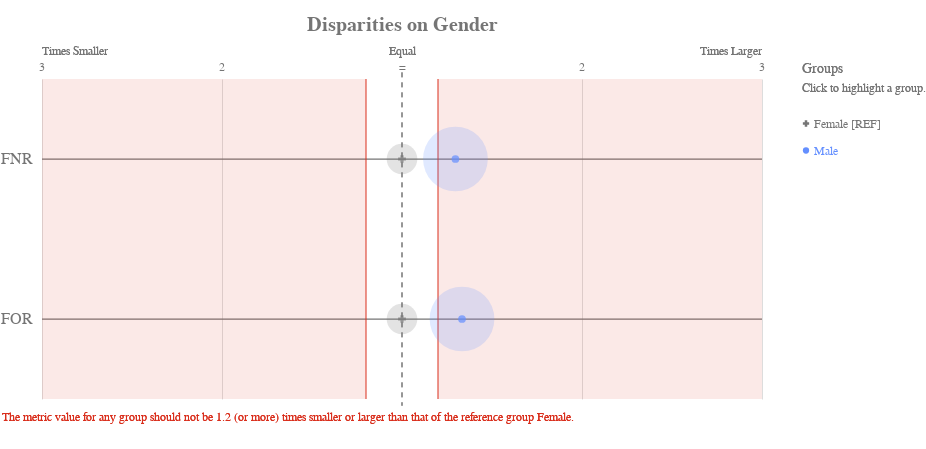

The notebook cell this image was saved under:
### Code cell
ap.disparity(dp, metrics, 'Gender', fairness_threshold = 1.2)

### Figure 1 — Vega-Lite specification as saved in the notebook (floating-point values rounded to 4 significant figures)
{"config": {"view": {"continuousWidth": 400, "continuousHeight": 300, "strokeWidth": 0}, "axisLeft": {"labelColor": "rgb(117,117,117)", "labelFont": "Arial", "labelFontSize": 16}, "title": {"align": "center", "baseline": "middle", "color": "rgb(117,117,117)", "font": "Arial", "fontSize": 20, "fontWeight": "bold"}}, "layer": [{"data": {"name": "data-05af7ed39badeaac951183c17429b6b8"}, "mark": {"type": "rule", "stroke": "rgb(117,117,117)", "strokeWidth": 1.25, "tooltip": ""}, "encoding": {"x": {"type": "quantitative", "field": "x", "scale": {"domain": [-2, 2], "range": [40.0, 760.0]}}, "x2": {"field": "x2"}, "y": {"type": "nominal", "axis": {"domain": false, "labelAngle": 0, "labelPadding": -30, "orient": "left", "ticks": false, "title": ""}, "field": "metric", "scale": {"domain": ["FNR", "FOR"], "range": [40.0, 360.0]}}}}, {"data": {"name": "data-79dd248bdaa0ea02c535240e8ad022c8"}, "mark": {"type": "rule", "stroke": "rgb(117,117,117)", "strokeDash": [5, 5], "strokeWidth": 1}, "encoding": {"tooltip": {"value": "Female [REF]"}, "x": {"value": 400.0}, "y": {"value": 33.33}, "y2": {"value": 366.7}}}, {"data": {"name": "data-c233327f4cd9b4c2df31bf8015c83e4a"}, "mark": {"type": "text", "align": "center", "color": "rgb(117,117,117)", "font": "Arial", "fontSize": 12, "fontWeight": "normal", "tooltip": ""}, "encoding": {"text": {"type": "nominal", "field": "label"}, "x": {"type": "quantitative", "field": "value", "scale": {"domain": [-2, 2], "range": [40.0, 760.0]}}, "y": {"value": 28.0}}}, {"layer": [{"mark": {"type": "text", "align": "left", "fill": "rgb(117,117,117)", "font": "Arial", "fontSize": 12, "fontWeight": "normal", "tooltip": ""}, "encoding": {"text": {"value": "Times Smaller"}, "x": {"value": 40.0}, "y": {"value": 12.0}}}, {"mark": {"type": "text", "align": "right", "fill": "rgb(117,117,117)", "font": "Arial", "fontSize": 12, "fontWeight": "normal", "tooltip": ""}, "encoding": {"text": {"value": "Times Larger"}, "x": {"value": 760.0}, "y": {"value": 12.0}}}, {"mark": {"type": "text", "align": "center", "fill": "rgb(117,117,117)", "font": "Arial", "fontSize": 12, "fontWeight": "normal", "tooltip": ""}, "encoding": {"text": {"value": "Equal"}, "x": {"value": 400.0}, "y": {"value": 12.0}}}], "data": {"name": "data-79dd248bdaa0ea02c535240e8ad022c8"}}, {"layer": [{"mark": {"type": "rule", "opacity": 0.8, "stroke": "rgb(217, 46, 28)", "strokeWidth": 1.25, "tooltip": ""}, "encoding": {"x": {"type": "quantitative", "field": "min", "scale": {"domain": [-2, 2], "range": [40.0, 760.0]}}, "y": {"value": 40.0}, "y2": {"value": 360.0}}}, {"mark": {"type": "rule", "opacity": 0.8, "stroke": "rgb(217, 46, 28)", "strokeWidth": 1.25, "tooltip": ""}, "encoding": {"x": {"type": "quantitative", "field": "max", "scale": {"domain": [-2, 2], "range": [40.0, 760.0]}}, "y": {"value": 40.0}, "y2": {"value": 360.0}}}, {"layer": [{"mark": {"type": "rect", "fill": "rgb(217, 46, 28)", "opacity": 0.1, "tooltip": ""}, "encoding": {"x": {"type": "quantitative", "field": "min", "scale": {"domain": [-2, 2], "range": [40.0, 760.0]}}, "x2": {"field": "lower_end"}, "y": {"value": 40.0}, "y2": {"value": 360.0}}}, {"mark": {"type": "rect", "fill": "rgb(217, 46, 28)", "opacity": 0.1, "tooltip": ""}, "encoding": {"x": {"type": "quantitative", "field": "max", "scale": {"domain": [-2, 2], "range": [40.0, 760.0]}}, "x2": {"field": "upper_end"}, "y": {"value": 40.0}, "y2": {"value": 360.0}}}]}, {"data": {"name": "data-79dd248bdaa0ea02c535240e8ad022c8"}, "mark": {"type": "text", "align": "left", "baseline": "top", "fill": "rgb(217, 46, 28)", "font": "Arial", "fontSize": 12, "fontWeight": "normal", "tooltip": ""}, "encoding": {"text": {"value": "The metric value for any group should not be 1.2 (or more) times smaller or larger than that of the reference group Female."}, "x": {"value": 0}, "y": {"value": 373.3}}}], "data": {"name": "data-25f3550964acc203f87c85ed125cfad2"}}, {"layer": [{"mark": "circle"}, {"data": {"name": "data-8be275fb494f560d9a414dd0b9322163"}, "mark": {"type": "circle", "opacity": 0.2}, "encoding": {"color": {"condition": {"type": "nominal", "field": "attribute_value", "legend": null, "scale": {"domain": ["Female", "Male"], "range": ["rgb(117,117,117)", "rgb(100, 143, 255)", "rgb(254, 97, 0)", "rgb(220, 38, 127)", "rgb(255, 176, 0)", "rgb(120, 94, 240)"]}, "selection": "selector019"}, "value": "rgb(224,224,224)"}, "size": {"type": "quantitative", "field": "group_size", "legend": null, "scale": {"domain": [0, 602.4], "range": [0, 5027.0]}}, "tooltip": [{"type": "nominal", "field": "attribute_value", "title": "Group"}, {"type": "nominal", "field": "tooltip_group_size", "title": "Group Size"}, {"type": "nominal", "field": "tooltip_disparity_explanation_fnr", "title": "Disparity"}, {"type": "quantitative", "field": "fnr", "format": ".2f", "title": "FNR"}], "x": {"type": "quantitative", "axis": {"domain": false, "labels": false, "ticks": false, "title": null, "values": [1, 2, -2, -1]}, "field": "fnr_disparity_scaled", "scale": {"domain": [-2, 2], "range": [40.0, 760.0]}}, "y": {"type": "nominal", "axis": {"domain": false, "grid": false, "labels": false, "ticks": false, "title": " "}, "field": "metric_variable", "scale": {"domain": ["FNR", "FOR"], "range": [40.0, 360.0]}}}, "selection": {"selector021": {"type": "multi", "empty": "all", "fields": ["attribute_value"]}}, "transform": [{"calculate": "'FNR'", "as": "metric_variable"}]}, {"data": {"name": "data-8be275fb494f560d9a414dd0b9322163"}, "mark": {"type": "circle", "opacity": 0.2}, "encoding": {"color": {"condition": {"type": "nominal", "field": "attribute_value", "legend": null, "scale": {"domain": ["Female", "Male"], "range": ["rgb(117,117,117)", "rgb(100, 143, 255)", "rgb(254, 97, 0)", "rgb(220, 38, 127)", "rgb(255, 176, 0)", "rgb(120, 94, 240)"]}, "selection": "selector019"}, "value": "rgb(224,224,224)"}, "size": {"type": "quantitative", "field": "group_size", "legend": null, "scale": {"domain": [0, 602.4], "range": [0, 5027.0]}}, "tooltip": [{"type": "nominal", "field": "attribute_value", "title": "Group"}, {"type": "nominal", "field": "tooltip_group_size", "title": "Group Size"}, {"type": "nominal", "field": "tooltip_disparity_explanation_for", "title": "Disparity"}, {"type": "quantitative", "field": "for", "format": ".2f", "title": "FOR"}], "x": {"type": "quantitative", "axis": {"domain": false, "labels": false, "ticks": false, "title": null, "values": [1, 2, -2, -1]}, "field": "for_disparity_scaled", "scale": {"domain": [-2, 2], "range": [40.0, 760.0]}}, "y": {"type": "nominal", "axis": {"domain": false, "grid": false, "labels": false, "ticks": false, "title": " "}, "field": "metric_variable", "scale": {"domain": ["FNR", "FOR"], "range": [40.0, 360.0]}}}, "selection": {"selector023": {"type": "multi", "empty": "all", "fields": ["attribute_value"]}}, "transform": [{"calculate": "'FOR'", "as": "metric_variable"}]}, {"layer": [{"mark": "point"}, {"data": {"name": "data-8be275fb494f560d9a414dd0b9322163"}, "mark": {"type": "point", "filled": true, "size": 60}, "encoding": {"color": {"condition": {"type": "nominal", "field": "attribute_value", "legend": null, "scale": {"domain": ["Female", "Male"], "range": ["rgb(117,117,117)", "rgb(100, 143, 255)", "rgb(254, 97, 0)", "rgb(220, 38, 127)", "rgb(255, 176, 0)", "rgb(120, 94, 240)"]}, "selection": "selector019"}, "value": "rgb(224,224,224)"}, "shape": {"type": "nominal", "field": "attribute_value", "legend": null, "scale": {"domain": ["Female", "Male"], "range": ["cross", "circle"]}}, "tooltip": [{"type": "nominal", "field": "attribute_value", "title": "Group"}, {"type": "nominal", "field": "tooltip_group_size", "title": "Group Size"}, {"type": "nominal", "field": "tooltip_disparity_explanation_fnr", "title": "Disparity"}, {"type": "quantitative", "field": "fnr", "format": ".2f", "title": "FNR"}], "x": {"type": "quantitative", "axis": {"domain": false, "labels": false, "ticks": false, "title": null, "values": [1, 2, -2, -1]}, "field": "fnr_disparity_scaled", "scale": {"domain": [-2, 2], "range": [40.0, 760.0]}}, "y": {"type": "nominal", "axis": {"domain": false, "grid": false, "labels": false, "ticks": false, "title": " "}, "field": "metric_variable", "scale": {"domain": ["FNR", "FOR"], "range": [40.0, 360.0]}}}, "selection": {"selector020": {"type": "multi", "empty": "all", "fields": ["attribute_value"]}}, "transform": [{"calculate": "'FNR'", "as": "metric_variable"}]}, {"data": {"name": "data-8be275fb494f560d9a414dd0b9322163"}, "mark": {"type": "point", "filled": true, "size": 60}, "encoding": {"color": {"condition": {"type": "nominal", "field": "attribute_value", "legend": null, "scale": {"domain": ["Female", "Male"], "range": ["rgb(117,117,117)", "rgb(100, 143, 255)", "rgb(254, 97, 0)", "rgb(220, 38, 127)", "rgb(255, 176, 0)", "rgb(120, 94, 240)"]}, "selection": "selector019"}, "value": "rgb(224,224,224)"}, "shape": {"type": "nominal", "field": "attribute_value", "legend": null, "scale": {"domain": ["Female", "Male"], "range": ["cross", "circle"]}}, "tooltip": [{"type": "nominal", "field": "attribute_value", "title": "Group"}, {"type": "nominal", "field": "tooltip_group_size", "title": "Group Size"}, {"type": "nominal", "field": "tooltip_disparity_explanation_for", "title": "Disparity"}, {"type": "quantitative", "field": "for", "format": ".2f", "title": "FOR"}], "x": {"type": "quantitative", "axis": {"domain": false, "labels": false, "ticks": false, "title": null, "values": [1, 2, -2, -1]}, "field": "for_disparity_scaled", "scale": {"domain": [-2, 2], "range": [40.0, 760.0]}}, "y": {"type": "nominal", "axis": {"domain": false, "grid": false, "labels": false, "ticks": false, "title": " "}, "field": "metric_variable", "scale": {"domain": ["FNR", "FOR"], "range": [40.0, 360.0]}}}, "selection": {"selector022": {"type": "multi", "empty": "all", "fields": ["attribute_value"]}}, "transform": [{"calculate": "'FOR'", "as": "metric_variable"}]}]}]}, {"layer": [{"mark": {"type": "point", "filled": true, "opacity": 1, "size": 39.48}, "encoding": {"color": {"condition": {"type": "nominal", "field": "attribute_value", "legend": null, "scale": {"domain": ["Female", "Male"], "range": ["rgb(117,117,117)", "rgb(100, 143, 255)", "rgb(254, 97, 0)", "rgb(220, 38, 127)", "rgb(255, 176, 0)", "rgb(120, 94, 240)"]}, "selection": "selector019"}, "value": "rgb(224,224,224)"}, "shape": {"type": "nominal", "field": "attribute_value", "legend": null, "scale": {"domain": ["Female", "Male"], "range": ["cross", "circle"]}}, "x": {"value": 804}, "y": {"type": "nominal", "axis": {"domain": false, "grid": false, "labels": false, "ticks": false, "title": " "}, "field": "attribute_value", "scale": {"domain": ["Female", "Male"], "range": [71, 125]}}}, "selection": {"selector019": {"type": "multi", "empty": "all", "fields": ["attribute_value"]}}}, {"mark": {"type": "text", "align": "left", "baseline": "middle", "font": "Arial", "fontSize": 12, "fontWeight": "normal"}, "encoding": {"color": {"condition": {"type": "nominal", "field": "attribute_value", "legend": null, "scale": {"domain": ["Female", "Male"], "range": ["rgb(117,117,117)", "rgb(100, 143, 255)", "rgb(254, 97, 0)", "rgb(220, 38, 127)", "rgb(255, 176, 0)", "rgb(120, 94, 240)"]}, "selection": "selector019"}, "value": "rgb(224,224,224)"}, "text": {"type": "nominal", "field": "label"}, "x": {"value": 812}, "y": {"type": "nominal", "axis": {"domain": false, "grid": false, "labels": false, "ticks": false, "title": " "}, "field": "attribute_value", "scale": {"domain": ["Female", "Male"], "range": [71, 125]}}}, "selection": {"selector024": {"type": "multi", "empty": "all", "fields": ["attribute_value"]}}}, {"data": {"name": "data-79dd248bdaa0ea02c535240e8ad022c8"}, "mark": {"type": "text", "align": "left", "baseline": "middle", "color": "rgb(117,117,117)", "font": "Arial", "fontSize": 12, "fontWeight": "normal"}, "encoding": {"text": {"value": "Click to highlight a group."}, "x": {"value": 800}, "y": {"value": 49}}}, {"data": {"name": "data-79dd248bdaa0ea02c535240e8ad022c8"}, "mark": {"type": "text", "align": "left", "baseline": "middle", "color": "rgb(117,117,117)", "font": "Arial", "fontSize": 14, "fontWeight": "normal"}, "encoding": {"text": {"value": "Groups"}, "x": {"value": 800}, "y": {"value": 30}}}], "data": {"name": "data-174220ed2be66a6b115cb2460514c3b9"}}], "height": 400, "padding": {"top": 15, "bottom": 10}, "resolve": {"scale": {"size": "independent", "y": "independent"}}, "title": "Disparities on Gender", "width": 800, "$schema": "https://vega.github.io/schema/vega-lite/v4.8.1.json", "datasets": {"data-05af7ed39badeaac951183c17429b6b8": [{"metric": "FNR", "x": -2, "x2": 2}, {"metric": "FOR", "x": -2, "x2": 2}], "data-79dd248bdaa0ea02c535240e8ad022c8": [{"a": 1, "b": 0}, {"a": 1, "b": 0}], "data-c233327f4cd9b4c2df31bf8015c83e4a": [{"value": 1, "label": 2}, {"value": 2, "label": 3}, {"value": -2, "label": 3}, {"value": -1, "label": 2}, {"value": 0, "label": "="}], "data-25f3550964acc203f87c85ed125cfad2": [{"min": -0.2, "max": 0.2, "lower_end": -2, "upper_end": 2}], "data-8be275fb494f560d9a414dd0b9322163": [{"attribute_name": "Gender", "attribute_value": "Female", "group_size": 112, "total_entities": 614, "fnr": 0.02667, "for": 0.1, "fnr_disparity": 1.0, "for_disparity": 1.0, "fnr_disparity_scaled": 0.0, "for_disparity_scaled": 0.0, "tooltip_group_size": "112 (18.24%)", "tooltip_disparity_explanation_fnr": "Reference group", "tooltip_disparity_explanation_for": "Reference group"}, {"attribute_name": "Gender", "attribute_value": "Male", "group_size": 502, "total_entities": 614, "fnr": 0.03458, "for": 0.1333, "fnr_disparity": 1.297, "for_disparity": 1.333, "fnr_disparity_scaled": 0.2968, "for_disparity_scaled": 0.3333, "tooltip_group_size": "502 (81.76%)", "tooltip_disparity_explanation_fnr": "1.30 times larger FNR than the reference group", "tooltip_disparity_explanation_for": "1.33 times larger FOR than the reference group"}], "data-174220ed2be66a6b115cb2460514c3b9": [{"attribute_value": "Female", "label": "Female [REF]"}, {"attribute_value": "Male", "label": "Male"}]}}
